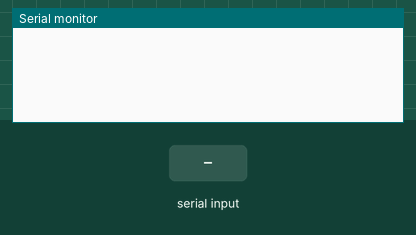
The sketch below on a simulated Arduino Uno, built with avr-gcc and run on an emulated ATmega328P. On the bench: the last lines printed to the serial monitor. The test bench sets the inputs (shaded band).

Above: at 1.2 s.
1.3 s: "a" received over Serial
At 2.0 s:
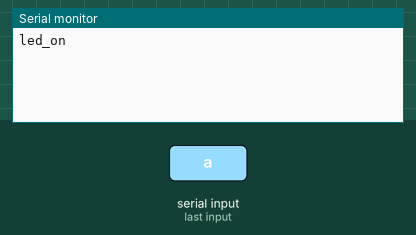
2.8 s: "b" received over Serial
At 3.2 s:
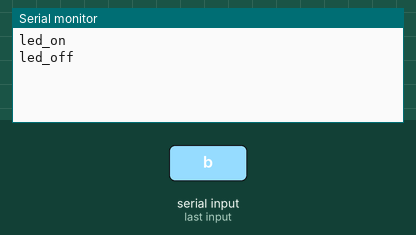
4.3 s: "1" received over Serial
At 5.5 s:
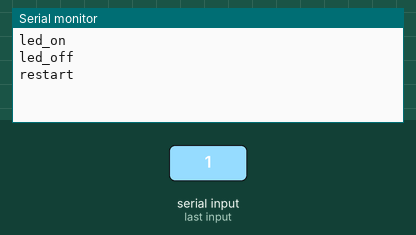

Measured:
- after the input at 1.3 s, the serial monitor: prints a new line at once (image 1)
- after the input at 2.8 s, the serial monitor: prints a new line at once (image 2)
- after the input at 4.3 s, the serial monitor: prints a new line at once (image 3)

The sketch:

serailSwitchExam.ino
```cpp
void setup() {
    Serial.begin(9600);
}

void loop() {
  char aorb = "";
  if(Serial.available()){
    char aorb = Serial.read();
    switch(aorb) {
     case 'a':
      Serial.println("led_on");
      break;
     case 'b':
      Serial.println("led_off");
      break;
     default:
      Serial.println("restart");
    }
  }

}
```
